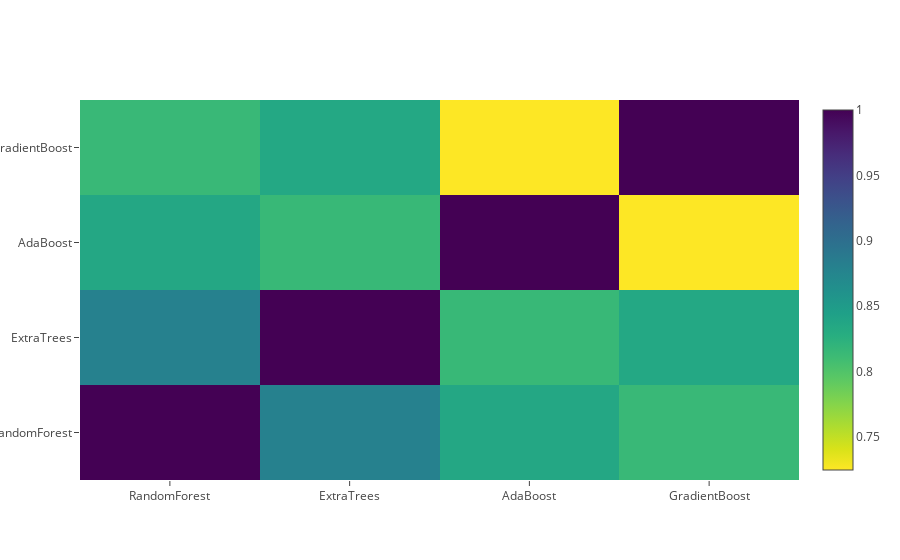

The code cell stored with this chart in its notebook:
### Code cell
data = [
    go.Heatmap(
        z= base_predictions_train.astype(float).corr().values ,
        x=base_predictions_train.columns.values,
        y= base_predictions_train.columns.values,
          colorscale='Viridis',
            showscale=True,
            reversescale = True
    )
]
py.iplot(data, filename='labelled-heatmap')

### Figure 1 — Plotly figure (JSON) as saved in the notebook; plotly's stock layout.template omitted (floating-point values rounded to 4 significant figures)
{"data": [{"colorscale": "Viridis", "reversescale": true, "showscale": true, "type": "heatmap", "uid": "04c21ce2-c1b1-11e8-a56d-ace0102288e3", "x": ["RandomForest", "ExtraTrees", "AdaBoost", "GradientBoost"], "y": ["RandomForest", "ExtraTrees", "AdaBoost", "GradientBoost"], "z": [[1, 0.8803, 0.8354, 0.8147], [0.8803, 1, 0.8152, 0.8351], [0.8354, 0.8152, 1, 0.7247], [0.8147, 0.8351, 0.7247, 1]]}], "layout": {}}
